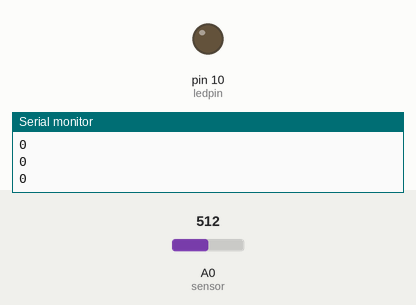
Bench run of a sketch on a simulated Arduino Uno, built with avr-gcc and run on an emulated ATmega328P. Shown: output pins drawn as LEDs (lit = HIGH), the last lines printed to the serial monitor. The inputs (shaded band) are chosen by the test bench; at power-on: A0 (sensor) = 512.

Above: at 1.2 s.
1.3 s: A0 (sensor) set to 306
At 2.0 s:
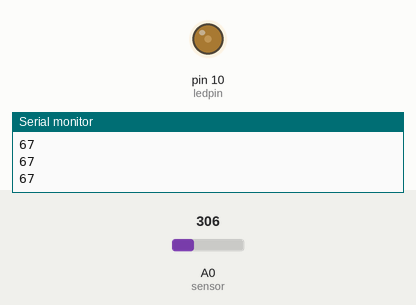
2.8 s: A0 (sensor) set to 122
At 3.2 s:
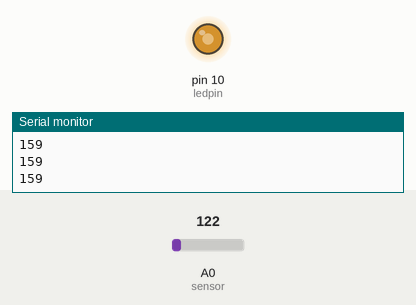
4.3 s: A0 (sensor) set to 0
At 4.6 s:
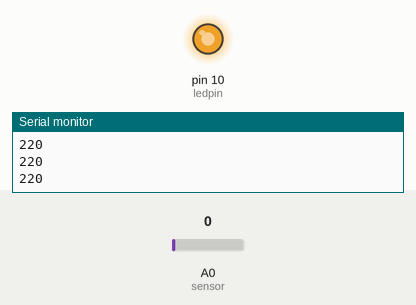
Timing chart, 0 to 7.3 s (numbered marks = the images above; inputs shaded):
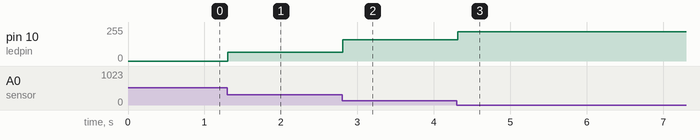

Measured:
- after the input at 1.3 s, pin 10 (ledpin): 0/255 → 67/255 at once
- after the input at 2.8 s, pin 10 (ledpin): 67/255 → 159/255 at once
- after the input at 4.3 s, pin 10 (ledpin): 159/255 → 220/255 at once

The sketch:

NTC_led_pwm.ino
```cpp
int sensor=A0;//Kết nối NTC với chân A0
int ledpin=10;//LED được nối tới chân D11
int val=0;//biến val
void setup()
{
	pinMode(ledpin,OUTPUT);//Cấu hình ledpin là chân xuất
	Serial.begin(9600);//Tốc độ baud 9600
}
void loop()
{
	val=analogRead(sensor);//val sẽ có giá trị 0-1023 tương ứng với điện áp tại A0
	val = 220 - val/2;
  if(val < 0) //Khi val <0 thì gán 0 cho val
    val = 0;
	Serial.println(val); //in giá trị val ra màn hình monitor serial
	analogWrite(ledpin,val);// PWM LED
	delay(100);//dừng chương trình 100ms
}
```
